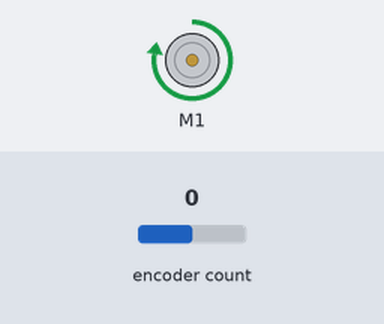
The sketch below on a simulated Arduino Uno, built with avr-gcc and run on an emulated ATmega328P. On the bench: DC motor (green arrow = forward, orange = backward, longer = faster). The inputs (shaded band) are chosen by the test bench; at power-on: encoder count 0. What the sketch prints to the serial monitor is not drawn.

Above: at 1.2 s.
1.3 s: encoder count set to 1
Timing chart, 0 to 4.3 s (numbered marks = the images above; inputs shaded):
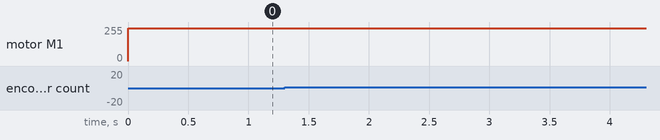

The sketch:

v1code.ino
```cpp
#include <AFMotor.h>
#include <Encoder.h>

// Macros
#define CW 0
#define CCW 1

class dc {
public:
  int powerPort;
  int enc1Pin;
  int enc2Pin;
  int position = 0;
  Encoder enc;
  AF_DCMotor motor;

  dc(int pP, int e1P, int e2P, int motorPort) : powerPort(pP), enc1Pin(e1P), enc2Pin(e2P), enc(e1P, e2P), motor(motorPort) {
  }
};

struct stepper {
  int dirPin;
  int stepPin;
};

dc motor1(1, 7, 6, 1); // Declare and initialize motor1 in the global scope
dc motor2(1, 7, 6, 2); // Declare and initialize motor2 in the global scope

void setup() {
  Serial.begin(9600);
  // Define input variables here
}

int moveNStepsDC(dc motor, int nSteps, int dir, int speed, int initpos) {

  long initPos = motor.enc.read();
  int oldSignal = motor.enc.read();
  Serial.println("stop1");
  //motor.motor.setSpeed(speed);
  Serial.println("stop2");

  //motor.motor.run(1);

  Serial.println("stop3");

  motor.motor.setSpeed(speed);
  motor.motor.run(dir);

  motor.position += initpos;

  //while (abs(position - 0) < nSteps) {
  while (abs(motor.position - initpos) < nSteps) {

    //if (motor.enc.read() != oldSignal) {
    if (motor.enc.read() != oldSignal) {
      if (dir == FORWARD)
      motor.position += 1;
      if (dir == BACKWARD)
      motor.position += -1;
      oldSignal = motor.enc.read();
      Serial.println(motor.position);
    }

  }

  int finalpos = motor.position;

  return finalpos;


  //motor.motor.run(RELEASE);
  //motor.enc.write(0);
}

// int oldSignal = motor1.enc.read();
// // Serial.println("oldsignal:");
// // Serial.println(oldSignal);
// int position = 0;
long finalpos1 = 0;

void loop() {
  Serial.println("I am starting");
  finalpos1 = moveNStepsDC(motor1, 1000, FORWARD, 500, finalpos1); // Call the function with motor1
  Serial.println("finished first step");
  finalpos1 = moveNStepsDC(motor1, 500, BACKWARD, 500, finalpos1); // Call the function with motor1]

  //motor1.motor.run(RELEASE);
  // moveNStepsDC(motor1, 2000, FORWARD, 5000); // Call the function with motor1]
  // Serial.println("finished2");
  // delay(1000);
  // motor1.motor.run(RELEASE);
  // motor1.motor.setSpeed(2000);
  // motor1.motor.run(1);
  //motor1.motor.run(RELEASE);

  // //Serial.print("HERE");
  //   //Serial.println(motor1.enc.read());
  //   if (motor1.enc.read() != oldSignal) {
  //   position += 1;
  //   oldSignal = motor1.enc.read();
  //   //Serial.print("position");
  //   Serial.println(position);
    //}

}

int main() {
  setup();
  while (true) {
    loop();
  }
}
```

Measured:
- after the input at 1.3 s, every drawn part: stays the same
